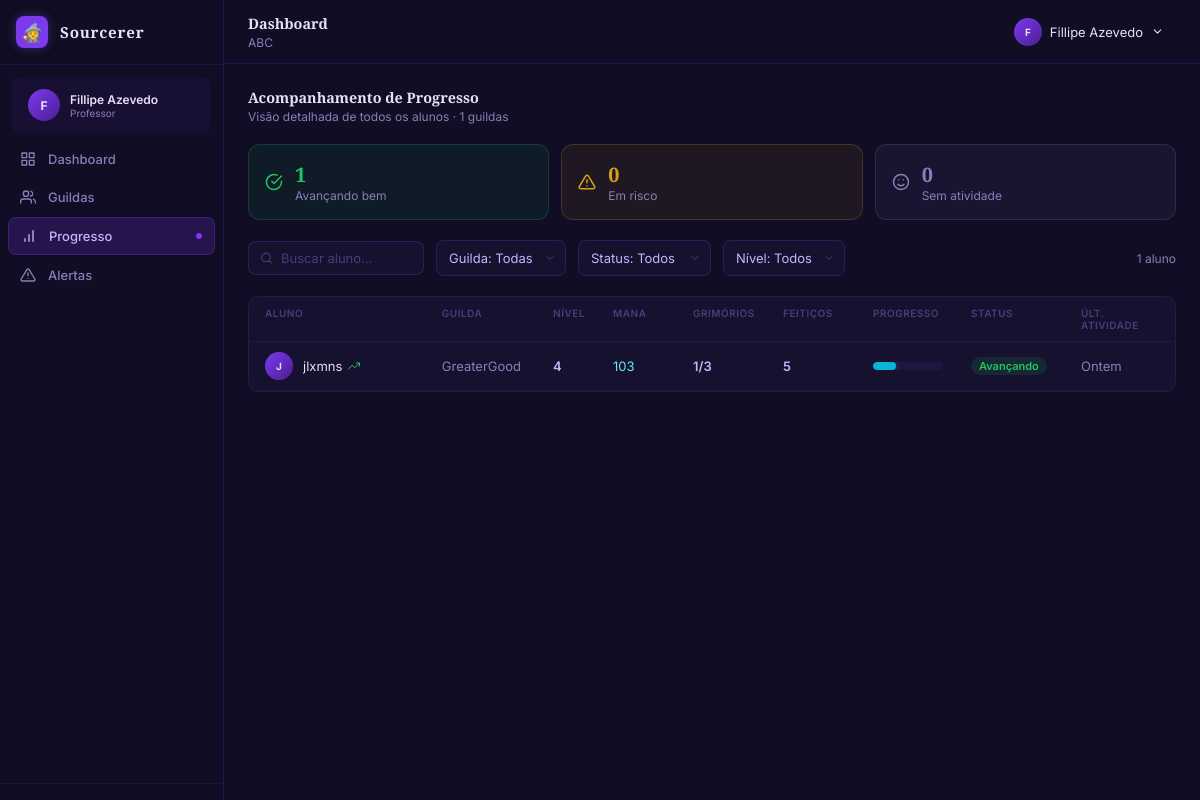
Before: /dashboard/progresso/ (signed in) with the older database file.
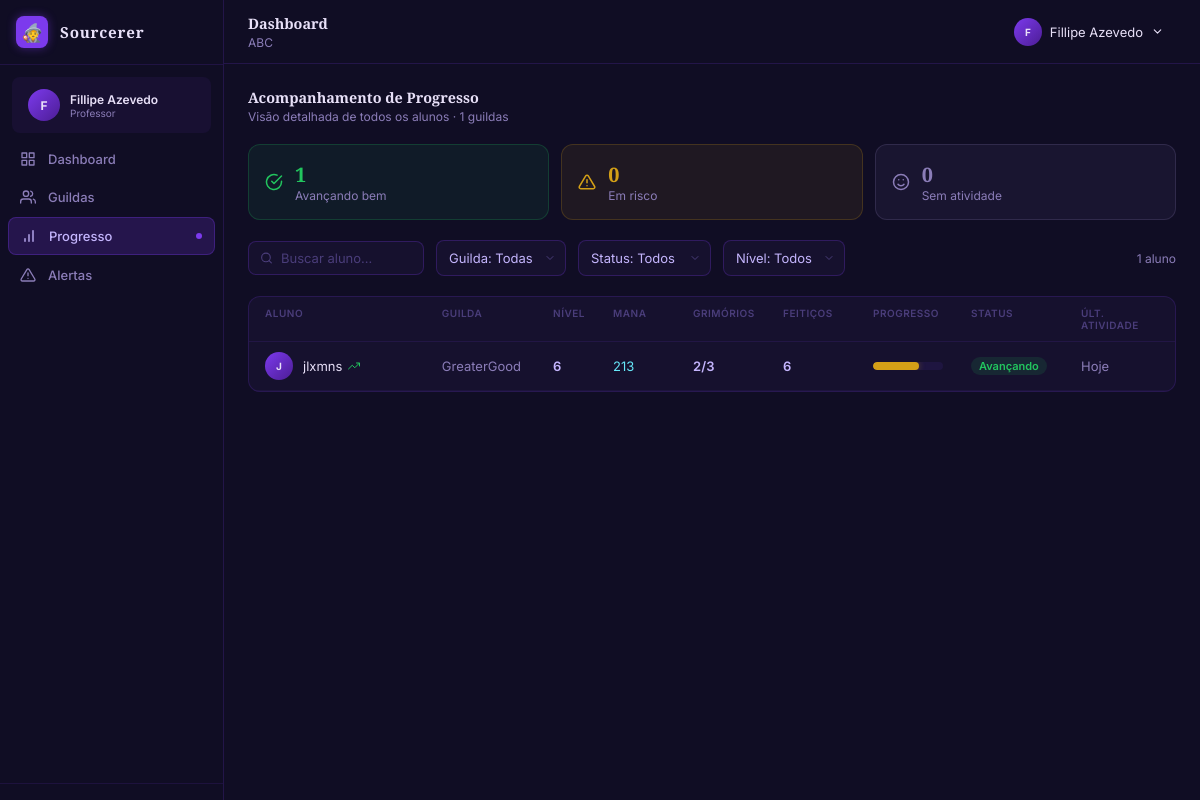
After: the same page with the newer database file.
### accounts/models.py (models this page shows, shortened)
class StudentProfile(TimeStampedModel):
    user = models.OneToOneField(
        User,
        on_delete=models.CASCADE,
        related_name='student_profile',
        limit_choices_to={'role': User.Role.STUDENT}
    )
    avatar = models.ForeignKey(
        Avatar,
        on_delete=models.SET_NULL,
        null=True,
        blank=True,
        related_name='student_profiles'
    )
    mana = models.PositiveIntegerField(default=0)
    level = models.PositiveIntegerField(default=1)

class User(AbstractUser):
    class Role(models.TextChoices):
        STUDENT = 'student', 'Aluno'
        TEACHER = 'teacher', 'Professor'
        ADMIN = 'admin', 'Administrador'
    role = models.CharField(max_length=10, choices=Role.choices, default=Role.STUDENT)
    def is_student(self):
        return self.role == self.Role.STUDENT
    def is_teacher(self):
        return self.role == self.Role.TEACHER

### classes/models.py (models this page shows, shortened)
class Guild(models.Model):
    name = models.CharField(max_length=200)
    join_code = models.SlugField(
        max_length=10, unique=True,
        help_text='Código para alunos entrarem na guilda'
    )
    head_teacher = models.ForeignKey(
        'accounts.TeacherProfile',
        on_delete=models.CASCADE,
        related_name='headed_guilds'
    )
    is_active = models.BooleanField(
        default=True,
        help_text='Se falso, a guilda não aparece no painel do professor'
    )
    teachers = models.ManyToManyField(
        'accounts.TeacherProfile',
        blank=True,
        related_name='guilds',
        help_text='Professores associados a esta guilda (além do head teacher)'
    )
    class Meta:
        verbose_name = 'Guilda'
        verbose_name_plural = 'Guildas'

### dashboard/views.py (the view, shortened to what this page needs)
# urls.py: path('progresso/', views.teacher_progress, name='teacher_progress'),
@login_required
def teacher_progress(request):
    if not request.user.is_teacher():
        messages.error(request, 'Acesso restrito a professores.')
        return redirect('login')
    teacher = request.user.teacher_profile
    guilds = Guild.objects.filter(
        Q(head_teacher=teacher) | Q(teachers=teacher),
        is_active=True,
    ).distinct()
    all_students = StudentProfile.objects.filter(
        guild_memberships__guild__in=guilds
    ).distinct()
    total_grimoires = Grimoire.objects.count()
    now = timezone.now()
    guild_filter = request.GET.get('guild', '').strip()
    status_filter = request.GET.get('status', '').strip()
    level_filter = request.GET.get('level', '').strip()
    search_query = request.GET.get('search', '').strip()
    students_data = []
    for student in all_students:
        membership = GuildMembership.objects.filter(
            student=student, guild__in=guilds
        ).select_related('guild').first()
        grimoires_completed = _count_grimoires_completed(student)
        spells_completed = SpellCompletion.objects.filter(student=student).count()
        progress = int(grimoires_completed / total_grimoires * 100) if total_grimoires > 0 else 0
        last_completion = SpellCompletion.objects.filter(
            student=student
        ).aggregate(last=Max('created_at'))['last']
        if last_completion:
            days_inactive = (now.date() - last_completion.date()).days
            if days_inactive == 0:
                last_activity_label = "Hoje"
            elif days_inactive == 1:
                last_activity_label = "Ontem"
            else:
                last_activity_label = f"{days_inactive} dias"
        else:
            days_inactive = 999
            last_activity_label = "Nunca"
        if days_inactive >= 10:
            status = 'inativo'
        elif days_inactive >= 5:
            status = 'risco'
        else:
            status = 'avancando'
        if days_inactive <= 2:
            tendency = 'up'
        elif days_inactive <= 7:
            tendency = 'flat'
        else:
            tendency = 'down'
        guild_name = membership.guild.name if membership else '—'
        if guild_filter and guild_name != guild_filter:
            continue
        if level_filter:
            parts = level_filter.split('–')
            lo, hi = int(parts[0]), int(parts[1])
            if student.level < lo or student.level > hi:
                continue
        if search_query:
            full_name = student.user.get_full_name() or student.user.username
            if search_query.lower() not in full_name.lower():
                continue
        students_data.append({
            'name': student.user.get_full_name() or student.user.username,
            'initial': (student.user.get_full_name() or student.user.username)[0].upper(),
            'guild_name': guild_name,
            'level': student.level,
            'mana': student.mana,
            'grimoires_completed': grimoires_completed,
            'total_grimoires': total_grimoires,
            'spells_completed': spells_completed,
            'progress': progress,
            'status': status,
            'tendency': tendency,
            'days_inactive': days_inactive,
            'last_activity_label': last_activity_label,
        })
    avancando_count = sum(1 for s in students_data if s['status'] == 'avancando')
    risco_count = sum(1 for s in students_data if s['status'] == 'risco')
    inativo_count = sum(1 for s in students_data if s['status'] == 'inativo')
    filters_active = bool(guild_filter or status_filter or level_filter or search_query)
    guild_names = [g.name for g in guilds]
    context = {
        'teacher': teacher,
        'guilds': guilds,
        'students_data': students_data,
        'total_count': len(students_data),
        'avancando_count': avancando_count,
        'risco_count': risco_count,
        'inativo_count': inativo_count,
        'guild_names': guild_names,
        'current_guild': guild_filter,
        'current_status': status_filter,
        'current_level': level_filter,
        'current_search': search_query,
        'filters_active': filters_active,
    }
    return render(request, 'dashboard/teacher_progress.html', context)

### content/models.py (called while the page is built)
    def required_spell_count(self):
        return self.spells.filter(is_required=True).count()

    def completed_required_count(self, student):
        return SpellCompletion.objects.filter(
            student=student,
            spell__grimoire=self,
            spell__is_required=True
        ).values('spell').distinct().count()

    def is_completed_by(self, student):
        required = self.required_spell_count()
        if required == 0:
            return True
        return self.completed_required_count(student) >= required

### dashboard/views.py (called while the page is built)
def _count_grimoires_completed(student: StudentProfile) -> int:
    count = 0
    for grimoire in Grimoire.objects.all():
        if grimoire.is_completed_by(student):
            count += 1
    return count

### students/context_processors.py (called while the page is built, shortened)
def student_context(request):
    if not request.user.is_authenticated or not request.user.is_student():
        return {}

### templates/dashboard/teacher_progress.html (shortened to what the changed rows need)
{% extends 'base.html' %}
{% load static %}
{% block extra_head %}
  <link rel="stylesheet" href="{% static 'css/teacher.css' %}">
{% endblock %}
{% block content %}
<div class="teacher-layout">
  <div class="teacher-main-area">
    {% include 'components/teacher_header.html' %}
    <main class="teacher-content">
      <div class="teacher-progress-header">
        <h2 class="teacher-progress-header__title">Acompanhamento de Progresso</h2>
      </div>
      <div class="teacher-card teacher-progress-table-wrapper">
        {% if students_data %}
          <div class="teacher-progress-table" style="grid-template-columns:2fr 1fr 60px 80px 90px 90px 1fr 110px 110px">
            {% for s in students_data %}
              <div class="teacher-progress-table__row">
                <div class="teacher-progress-table__cell teacher-progress-table__cell--name">
                  <span class="teacher-table__avatar">{{ s.initial }}</span>
                  <div class="teacher-progress-table__name-row">
                    <span>{{ s.name }}</span>
                    {% if s.tendency == 'up' %}
                      <svg width="12" height="12" viewBox="0 0 24 24" fill="none" stroke="#22c55e" stroke-width="2" stroke-linecap="round" stroke-linejoin="round"><polyline points="23 6 13.5 15.5 8.5 10.5 1 18"/><polyline points="17 6 23 6 23 12"/></svg>
                    {% elif s.tendency == 'down' %}
                      <svg width="12" height="12" viewBox="0 0 24 24" fill="none" stroke="#f87171" stroke-width="2" stroke-linecap="round" stroke-linejoin="round"><polyline points="23 18 13.5 8.5 8.5 13.5 1 6"/><polyline points="17 18 23 18 23 12"/></svg>
                    {% else %}
                      <svg width="12" height="12" viewBox="0 0 24 24" fill="none" stroke="#8b7db8" stroke-width="2" stroke-linecap="round" stroke-linejoin="round"><line x1="5" y1="12" x2="19" y2="12"/></svg>
                    {% endif %}
                  </div>
                </div>
                <span class="teacher-progress-table__cell teacher-progress-table__cell--guild">{{ s.guild_name }}</span>
                <span class="teacher-progress-table__cell teacher-progress-table__cell--num">{{ s.level }}</span>
                <span class="teacher-progress-table__cell teacher-progress-table__cell--mana">{{ s.mana }}</span>
                <span class="teacher-progress-table__cell teacher-progress-table__cell--num">{{ s.grimoires_completed }}/{{ s.total_grimoires }}</span>
                <span class="teacher-progress-table__cell teacher-progress-table__cell--num">{{ s.spells_completed }}</span>
                <div class="teacher-progress-table__cell teacher-progress-table__cell--bar">
                  <div class="teacher-bar">
                    <div class="teacher-bar__fill
                      {% if s.progress >= 70 %}teacher-bar__fill--purple
                      {% elif s.progress >= 40 %}teacher-bar__fill--gold
                      {% else %}teacher-bar__fill--cyan{% endif %}"
                      style="width:{{ s.progress }}%"></div>
                  </div>
                </div>
                <div class="teacher-progress-table__cell">
                  <span class="teacher-status-badge teacher-status-badge--{% if s.status == 'avancando' %}green{% elif s.status == 'risco' %}gold{% else %}red{% endif %}">
                    {% if s.status == 'avancando' %}Avançando{% elif s.status == 'risco' %}Em risco{% else %}Sem atividade{% endif %}
                  </span>
                </div>
                <span class="teacher-progress-table__cell teacher-progress-table__cell--activity
                  {% if s.status == 'inativo' or s.days_inactive >= 8 %}teacher-progress-table__cell--activity-danger{% endif %}">
                  {{ s.last_activity_label }}
                </span>
              </div>
            {% endfor %}
          </div>
        {% else %}
          <div class="teacher-empty">Nenhum aluno encontrado com esses filtros.</div>
        {% endif %}
      </div>
    </main>
  </div>
</div>
{% endblock %}

Changed rows visible on the page:
changed StudentProfile "jlxmns": level "4" → "6"; mana "103" → "213"; grimoires_completed "1" → "2"; spells_completed "5" → "6"; {{ s.progress }} 33 → 66 (drawn); last_activity_label "Ontem" → "Hoje"
